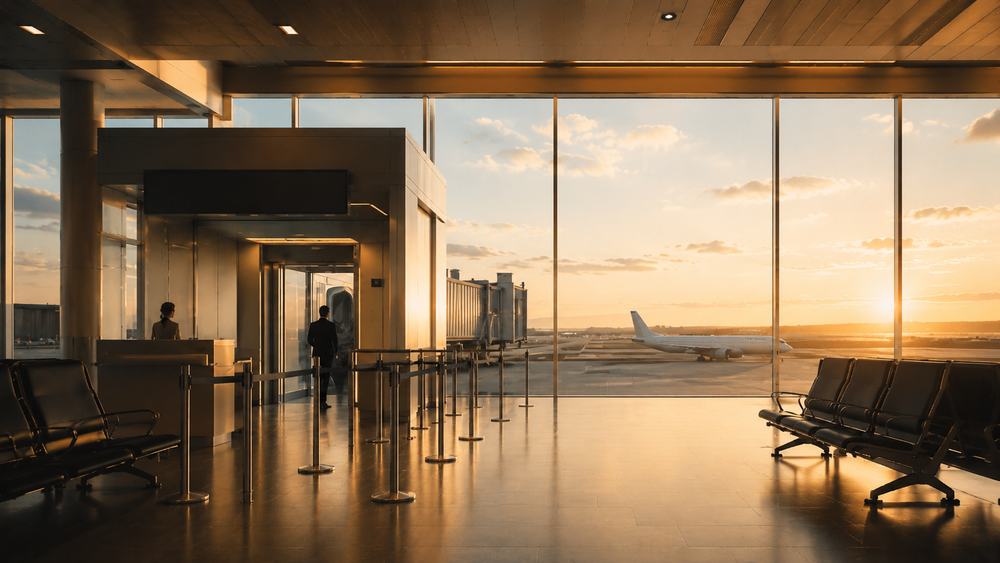
#> input picture 02_opening-movie/sample_image/op_01_narita_boarding_gate_ai.png, 1000 x 563 px, shrunk from 1672 x 941 before the run
$ python extract-violet-matte-alpha.py ../../02_opening-movie/sample_image/op_01_narita_boarding_gate_ai.png ../../02_opening-movie/sample_image/op_02_boarding_pass_bg_ai.png
#> lines starting #> are read from the running program, lines starting #| are printed output that depends on the picture
#!/usr/bin/env python3
"""Extract the approved violet generation matte to true alpha.

The matte is intentionally outside the V30 ornament palette. Only violet pixels
connected to the canvas edge are removed, preserving enclosed light artwork.
"""

from collections import deque
from pathlib import Path
import sys

import numpy as np
from PIL import Image


def extract(source: Path, destination: Path) -> None:
    image = Image.open(source).convert("RGBA")
    pixels = np.asarray(image).copy()
    red = pixels[:, :, 0].astype(np.int16)
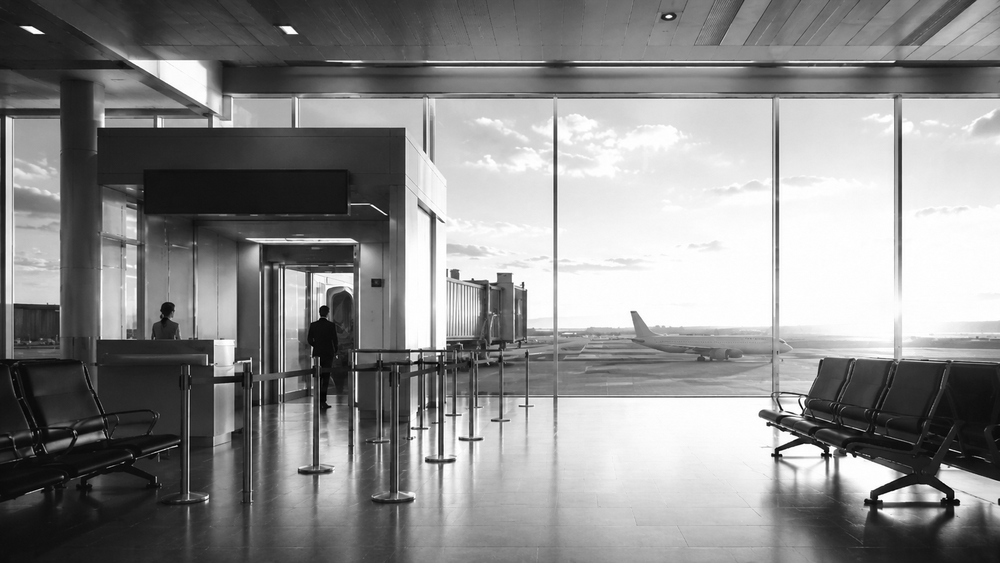
#> red: shape (563, 1000) int16; min 0, max 255, mean 138.5
    green = pixels[:, :, 1].astype(np.int16)
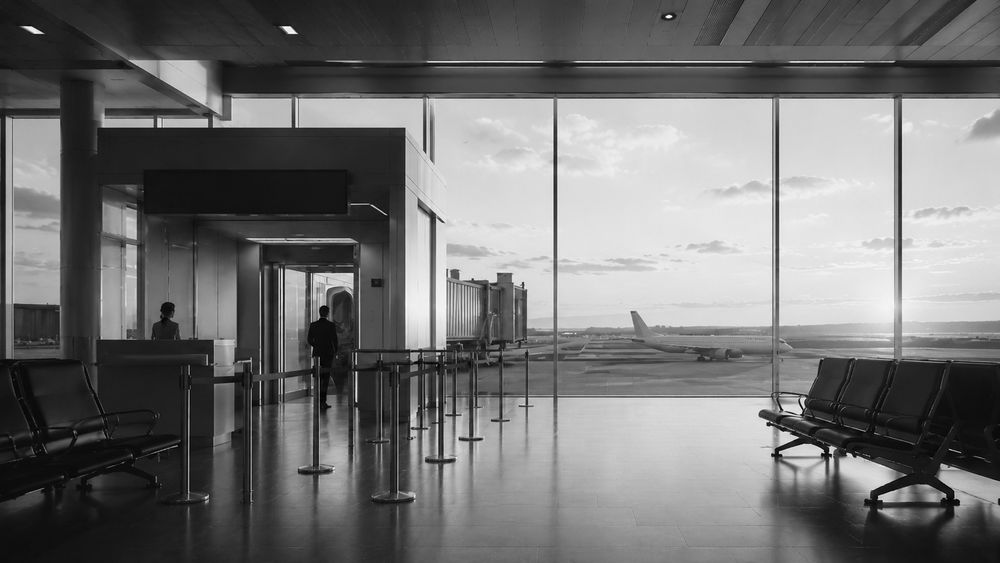
#> green: shape (563, 1000) int16; min 0, max 255, mean 114
    blue = pixels[:, :, 2].astype(np.int16)
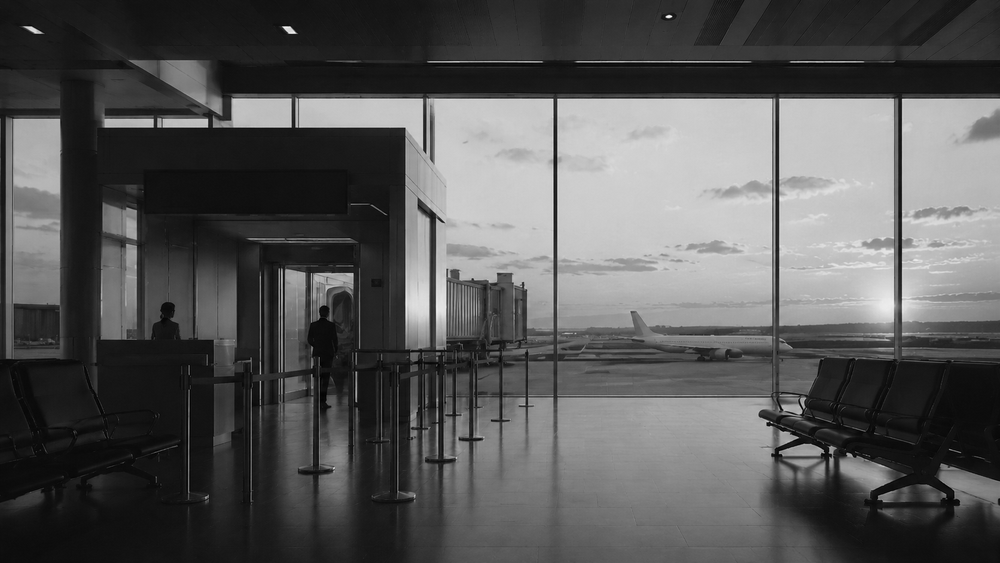
#> blue: shape (563, 1000) int16; min 0, max 255, mean 86.8

    # Image generators sometimes add a small vignette to an explicitly flat
    # violet matte. Accept that wider violet hue/value range, while edge-only
    # flood filling still protects any enclosed artwork pixels.
    violet = (
        (red >= 40)
        & (blue >= 120)
        & (green <= 115)
        & (blue * 100 >= red * 115)
        & (blue >= green * 2)
        & (red >= green + 25)
    )
#> violet: shape (563, 1000) bool; every value is 0

    height, width = violet.shape
#> height = 563; width = 1000
    background = np.zeros((height, width), dtype=bool)
    queue: deque[tuple[int, int]] = deque()
    for x in range(width):
        queue.extend(((0, x), (height - 1, x)))
    for y in range(height):
        queue.extend(((y, 0), (y, width - 1)))

    while queue:
        y, x = queue.popleft()
        if background[y, x] or not violet[y, x]:
            continue
        background[y, x] = True
        if y:
            queue.append((y - 1, x))
        if y + 1 < height:
            queue.append((y + 1, x))
        if x:
            queue.append((y, x - 1))
        if x + 1 < width:
            queue.append((y, x + 1))

    pixels[:, :, 3] = np.where(background, 0, 255).astype(np.uint8)
    result = Image.fromarray(pixels, "RGBA")
    bbox = result.getbbox()
#> bbox = (0, 0, 1000, 563)
    if bbox:
        left, top, right, bottom = bbox
#> left = 0; top = 0; right = 1000; bottom = 563
        pad = 12
        result = result.crop(
            (max(0, left - pad), max(0, top - pad), min(width, right + pad), min(height, bottom + pad))
        )
    destination.parent.mkdir(parents=True, exist_ok=True)
    result.save(destination, optimize=True)


if __name__ == "__main__":
    if len(sys.argv) != 3:
        raise SystemExit("usage: extract-violet-matte-alpha.py SOURCE DESTINATION")
    extract(Path(sys.argv[1]), Path(sys.argv[2]))

$ run again, on 02_opening-movie/sample_image/op_03_airplane_window_clouds_ai.png
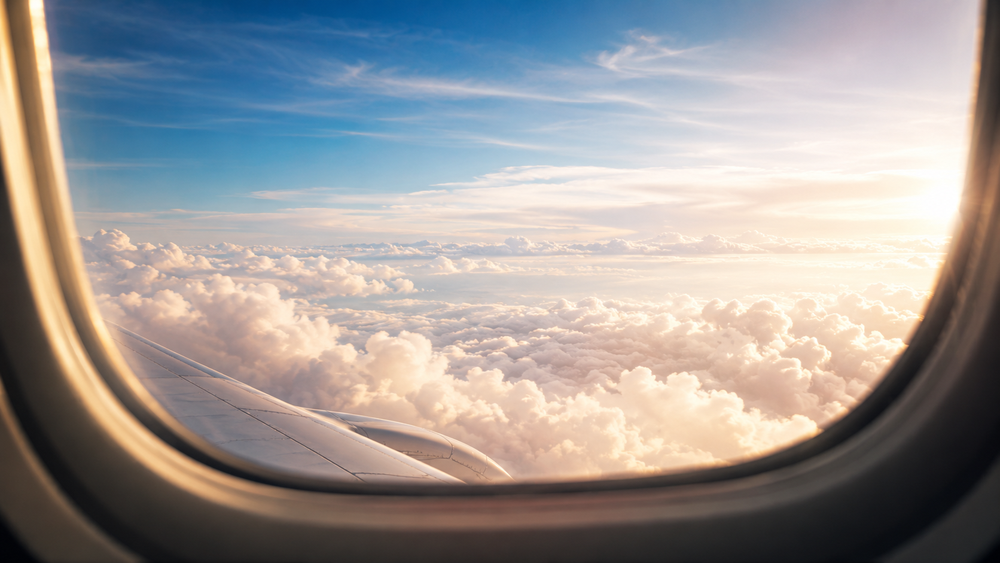
#> input picture 02_opening-movie/sample_image/op_03_airplane_window_clouds_ai.png, 1000 x 563 px, shrunk from 1672 x 941 before the run
#> in extract, `red = pixels[:, :, 0].astype(np.int16)`:
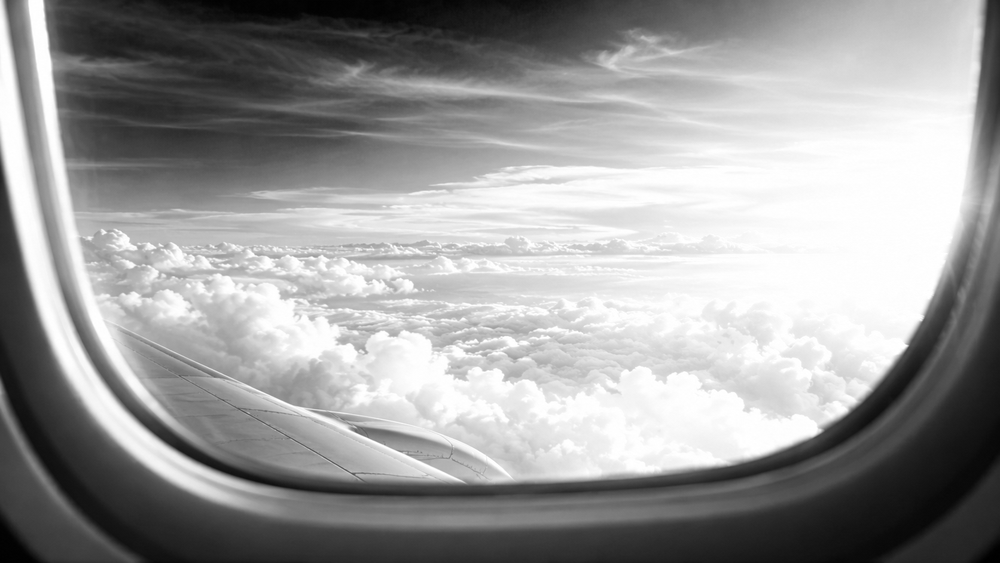
#> red: shape (563, 1000) int16; min 0, max 255, mean 154.5
#> in extract, `blue = pixels[:, :, 2].astype(np.int16)`:
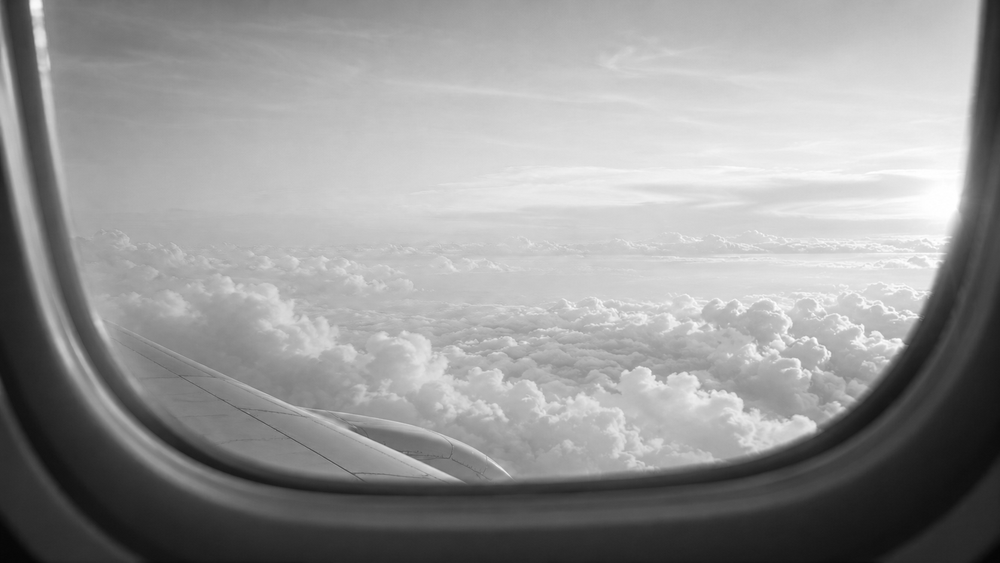
#> blue: shape (563, 1000) int16; min 5, max 255, mean 149.8
#> violet: shape (563, 1000) bool; every value is 0
#> bbox = (0, 0, 1000, 563)
#> left = 0; right = 1000; bottom = 563

$ run again, on 02_opening-movie/sample_image/op_05_okinawa_sea_ai.png
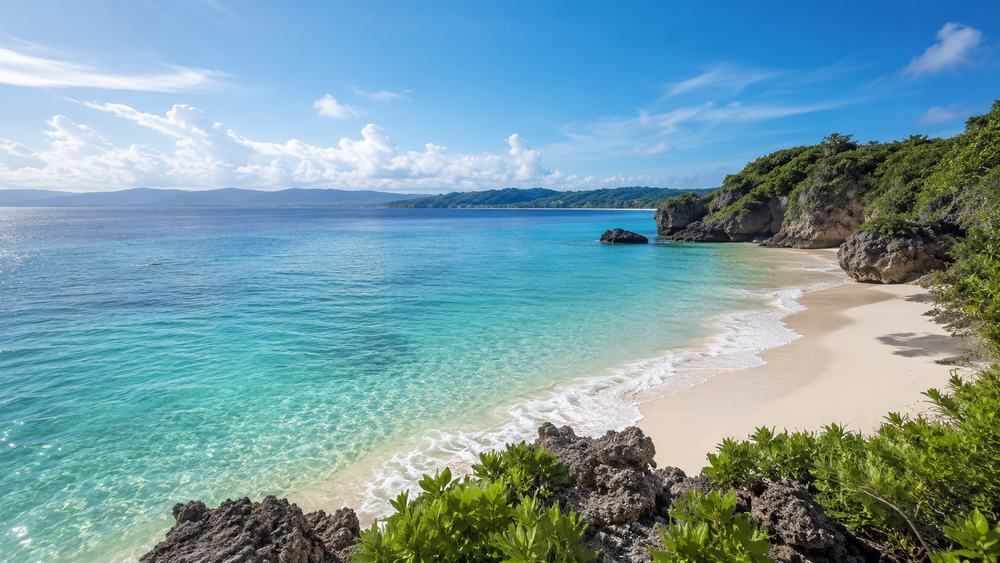
#> input picture 02_opening-movie/sample_image/op_05_okinawa_sea_ai.png, 1000 x 563 px, shrunk from 1672 x 941 before the run
#> in extract, `green = pixels[:, :, 1].astype(np.int16)`:
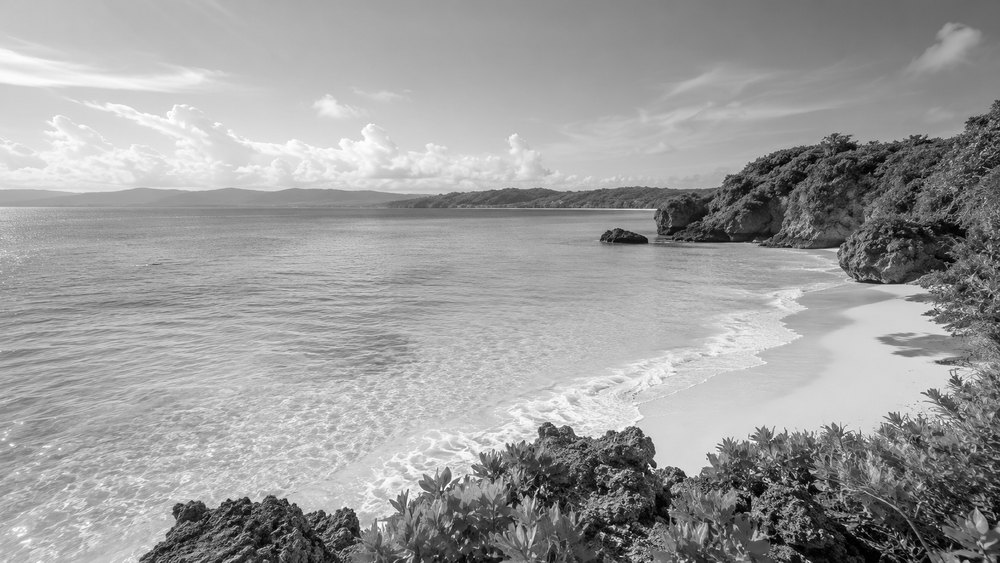
#> green: shape (563, 1000) int16; min 0, max 255, mean 156.3
#> in extract, `blue = pixels[:, :, 2].astype(np.int16)`:
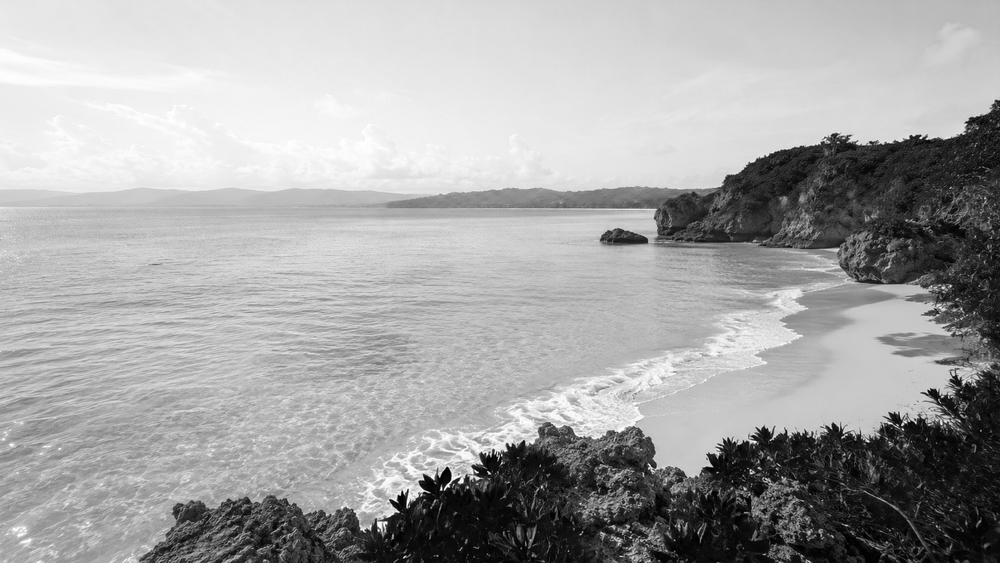
#> blue: shape (563, 1000) int16; min 0, max 255, mean 165.4
#> violet: shape (563, 1000) bool; every value is 0
#> bbox = (0, 0, 1000, 563)
#> left = 0; right = 1000; bottom = 563
